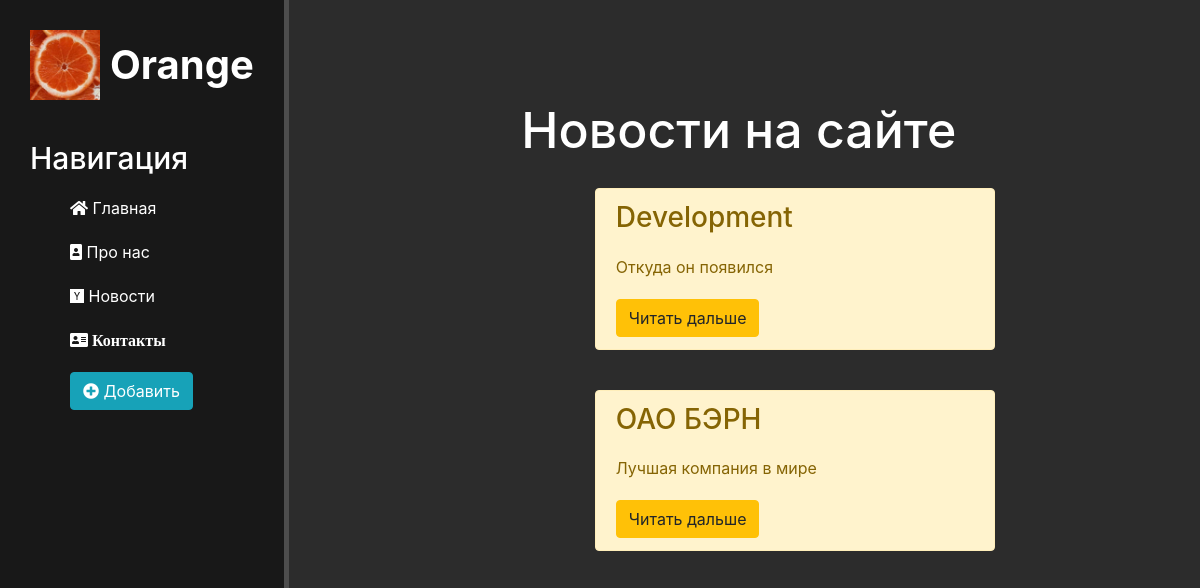
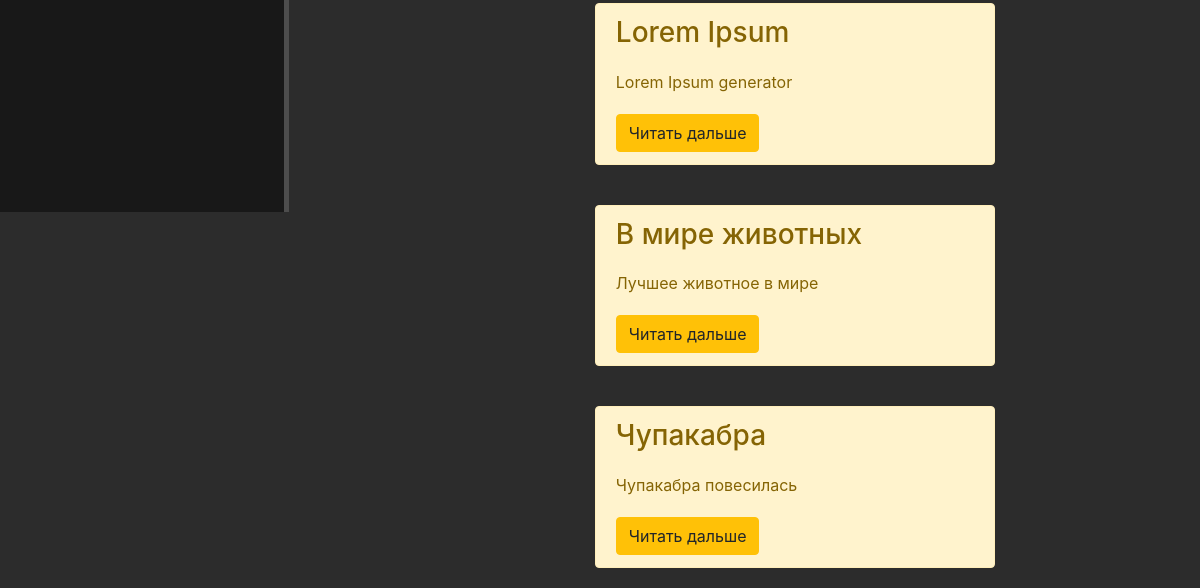
The page /news/ on the database as committed earlier (2 pictures, top to bottom).
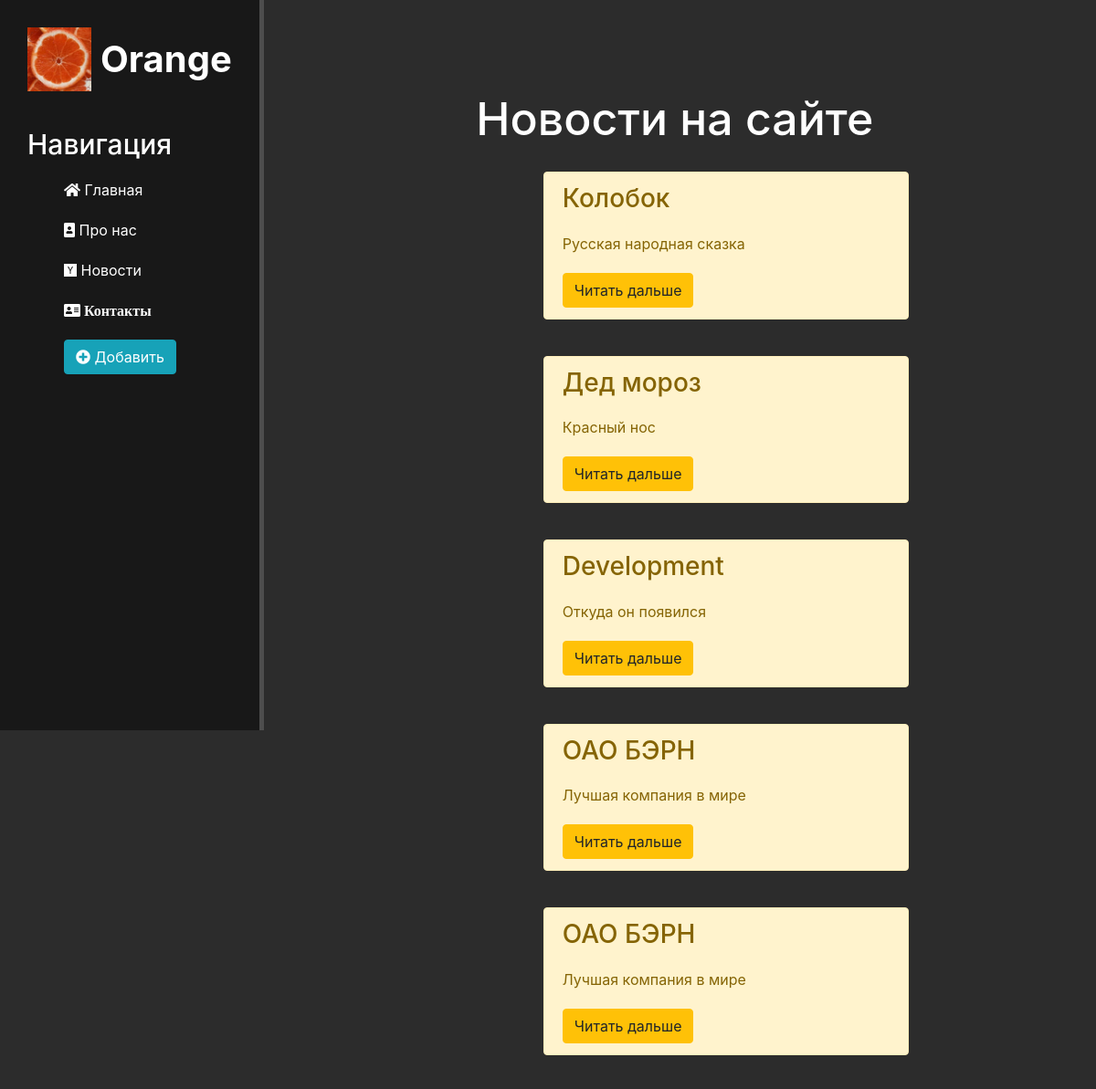
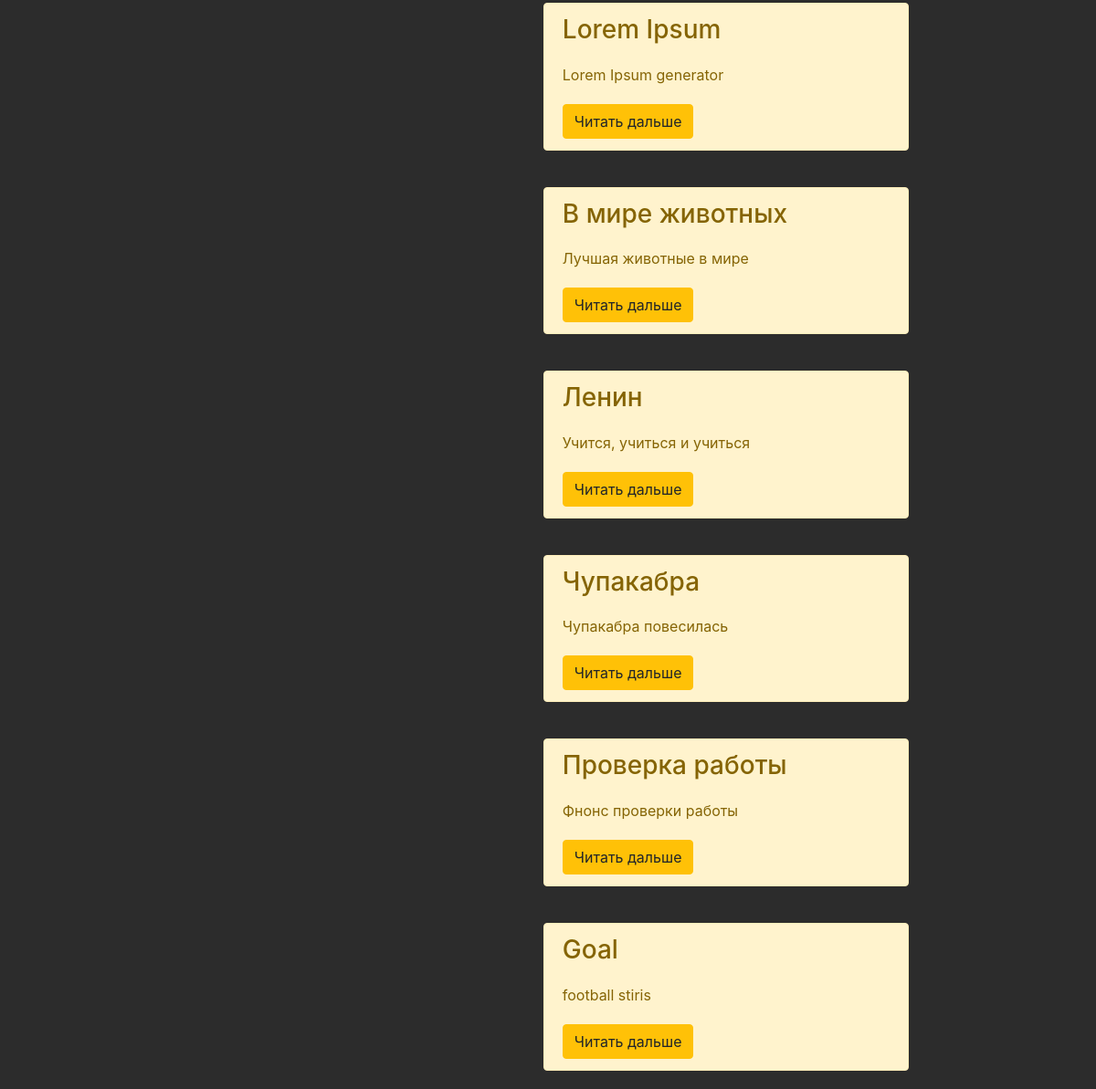
The same page on the database as committed later (2 pictures, top to bottom).
### news/models.py (models this page shows, shortened)
class Articles(models.Model):
    title = models.CharField('Название', max_length=50)
    anons = models.CharField('Анонс', max_length=150)
    full_text = models.TextField('Статья')
    date = models.DateTimeField('Дата публикации')
    class Meta:
        verbose_name = 'Новость'
        verbose_name_plural = 'Новости'

### news/views.py (the view)
# urls.py: path('', views.news_home, name='news_home'),
def news_home(request):
    news = Articles.objects.order_by('-date')  # objects.all() получаем все объекты из модели models Articles
    return render(request, 'news/news_home.html', {'news': news})

### news/templates/news/news_home.html (shortened to what this page needs)
{% extends 'main/layout.html' %}
{% block content %}
<div class="features">
    <h1>Новости на сайте</h1>
        {% if news %}
            {% for element in news %}
                <div class="alert alert-warning">
                    <h3>{{ element.title }}</h3>
                    <p>{{ element.anons }}</p>
                    <a href="{% url 'news-detail' element.id %}" class="btn btn-warning">Читать дальше</a>
                </div>
            {% endfor %}
        {% else %}
            <p>У вас нет записей!</p>
        {% endif %}
</div>
{% endblock %}

### main/templates/main/layout.html (shortened to what this page needs)
{% load static %}
<!DOCTYPE html>
<html lang="en">
<head>
    <link rel="stylesheet" href="https://cdn.jsdelivr.net/npm/bootstrap@4.6.0/dist/css/bootstrap.min.css">
    <link rel="stylesheet" href="{% static 'main/css/main.css' %}">
    <link rel="stylesheet" href="https://use.fontawesome.com/releases/v5.8.2/css/all.css">
</head>
<body>
    <aside>
        <img src="{% static 'main/img/orange_.jpg' %}" alt="Лого">
        <span class="logo">Orange</span>
        <h3>Навигация</h3>
        <ul>
            <a href="{% url 'home' %}"><li><i class="fas fa-home"></i> Главная</li></a>
            <a href="{% url 'about' %}"><li><i class="fas fa-portrait"></i> Про нас</li></a>
            <a href="{% url 'news_home' %}"><li><i class="fab fa-hacker-news"></i> Новости</i></li></a>
            <a href=""><li><i class="fas fa-address-card"> Контакты</i></li></a>
            <a href="{% url 'create' %}"><li><button class="btn btn-info"><i class="fas fa-plus-circle"></i> Добавить</button></li></a>
        </ul>
    </aside>
    <main>
        {% block content %}
        {% endblock %}
    </main>
</body>
</html>

### main/static/main/css/main.css (style rules this page uses)
body { background: #2c2c2c; }
aside { float: left; background: #181818; padding: 2.5%; height: 100vh; color: #fff; border-right: 5px solid #4d4d4d; }
aside img { width: 70px; float: left; }
aside .logo { font-size: 40px; margin-left: 10px; font-weight: bold; position: relative; top: 5px; }
aside h3 { margin-top: 50px; font-size: 30px; }
aside ul { list-style:none }
aside ul li { color: #fff; display: block; margin-top: 20px; transition: transform .6s ease; }
main .features { float: left; color: #fff; margin-top: 100px; text-align: center; width: 75%; }
main .features h1 { font-size: 50px; }
main .features p { max-width: 400px; margin: 20px auto }
.alert-warning { float: left; clear: both; width: 400px; margin: 20px 34%; text-align: left; }

Rows that differ between the two databases and show on the page:
added Articles: title "Колобок", anons "Русская народная сказка"
added Articles: title "Дед мороз", anons "Красный нос"
added Articles: title "ОАО БЭРН", anons "Лучшая компания в мире"
changed Articles "В мире животных": anons "Лучшее животное в мире" → "Лучшая животные в мире"
added Articles: title "Ленин", anons "Учится, учиться и учиться"
added Articles: title "Проверка работы", anons "Фнонс проверки работы"
added Articles: title "Goal", anons "football stiris"
